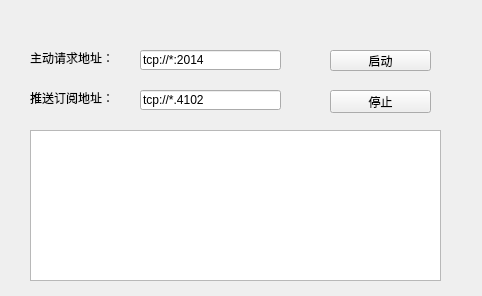
<?xml version="1.0" encoding="UTF-8"?>
<ui version="4.0">
 <class>RpcServiceDialog</class>
 <widget class="QWidget" name="RpcServiceDialog">
  <property name="geometry">
   <rect>
    <x>0</x>
    <y>0</y>
    <width>482</width>
    <height>296</height>
   </rect>
  </property>
  <property name="windowTitle">
   <string>RpcServiceDialog</string>
  </property>
  <widget class="QPushButton" name="pushButton">
   <property name="geometry">
    <rect>
     <x>330</x>
     <y>50</y>
     <width>101</width>
     <height>21</height>
    </rect>
   </property>
   <property name="text">
    <string>启动</string>
   </property>
  </widget>
  <widget class="QLabel" name="label_2">
   <property name="geometry">
    <rect>
     <x>30</x>
     <y>90</y>
     <width>91</width>
     <height>16</height>
    </rect>
   </property>
   <property name="text">
    <string>推送订阅地址：</string>
   </property>
  </widget>
  <widget class="QLineEdit" name="lineEdit">
   <property name="geometry">
    <rect>
     <x>140</x>
     <y>50</y>
     <width>141</width>
     <height>20</height>
    </rect>
   </property>
   <property name="text">
    <string>tcp://*:2014</string>
   </property>
  </widget>
  <widget class="QLabel" name="label">
   <property name="geometry">
    <rect>
     <x>30</x>
     <y>50</y>
     <width>91</width>
     <height>16</height>
    </rect>
   </property>
   <property name="text">
    <string>主动请求地址：</string>
   </property>
  </widget>
  <widget class="QLineEdit" name="lineEdit_2">
   <property name="geometry">
    <rect>
     <x>140</x>
     <y>90</y>
     <width>141</width>
     <height>20</height>
    </rect>
   </property>
   <property name="text">
    <string>tcp://*.4102</string>
   </property>
  </widget>
  <widget class="QPushButton" name="pushButton_2">
   <property name="geometry">
    <rect>
     <x>330</x>
     <y>90</y>
     <width>101</width>
     <height>23</height>
    </rect>
   </property>
   <property name="text">
    <string>停止</string>
   </property>
  </widget>
  <widget class="QPlainTextEdit" name="plainTextEdit">
   <property name="geometry">
    <rect>
     <x>30</x>
     <y>130</y>
     <width>411</width>
     <height>151</height>
    </rect>
   </property>
  </widget>
 </widget>
 <layoutdefault spacing="6" margin="11"/>
 <resources/>
 <connections/>
</ui>
